Frame 1 (no input): blank canvas, image omitted
Frame 60 (the mouse pressed at the canvas centre just before this capture): blank canvas, image omitted
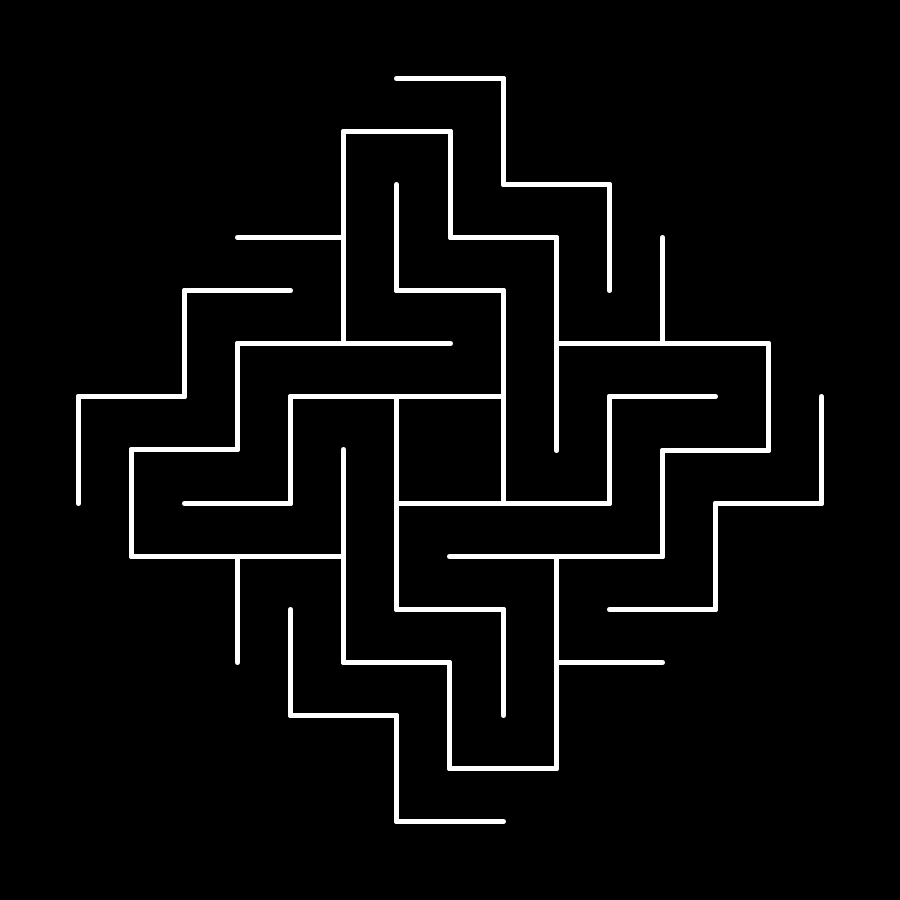
Frame 120 (the mouse held since frame 60 and released just before this capture)

The Processing sketch whose frames 1 and 60 were blank and that drew this single picture after the mouse press (run headless with seeded random() and noise(); from frame 60 on, the mouse is pressed at the canvas centre):

// Processing sketch: Perlin_map_simetria_2
// ── Perlin_map_simetria_2.pde
Objeto o;
float timer = 0;
int ta;

void setup() {
  size (900,900);
  //fullScreen();
  ta = 0;
  o = new Objeto(ta,2);
  o.calcxy();
}

void draw() {
  bg();
  if(timer >= 60) {
    //ta = int(random(3,5));
    ta = 4;
    o = new Objeto(ta,2);
    o.calcOrientation();
    o.calcxy();
    timer = 0;
  }
  timer += 1;
  
  //translate(0,0);
  translate(width/2,height/2);
  rotate(PI/4);
  o.display();
}

void bg() {
  pushMatrix();
  noStroke();
  fill(0);
  rect(0,0,width, height);
  popMatrix();
}

// ── Class.pde
class Objeto {
  int tileAmount;
  int margin;
  float tileSize;
  int numLength;
  
  float[] orientation;
  float[] xvet;
  float[] yvet;


  Objeto(int ta, int marg) {
    tileAmount = ta;
    margin = marg;
    tileSize = width/2 / (tileAmount + margin);
    numLength = tileAmount;
    orientation = new float[tileAmount*tileAmount];
    xvet = new float[tileAmount];
    yvet = new float[tileAmount];

  }

  void display() {
    pushMatrix();
    strokeWeight(5);
    int index = 0;
    for (int j = 0; j < tileAmount; j ++) {
      for (int i = 0; i < tileAmount; i++) {
        stroke(255);
        tile(xvet[i], yvet[j], orientation[index]);
        index++;
      }
    }

    index = 0;
    rotate(radians(90));
    for (int j = 0; j < tileAmount; j ++) {
      for (int i = 0; i < tileAmount; i++) {
        stroke(255);
        tile(xvet[i], yvet[j], orientation[index]);
        index++;
      }
    }

    index = 0;
    rotate(radians(90));
    for (int j = 0; j < tileAmount; j ++) {
      for (int i = 0; i < tileAmount; i++) {
        stroke(255);
        tile(xvet[i], yvet[j], orientation[index]);
        index++;
      }
    }

    index = 0;
    rotate(radians(90));
    for (int j = 0; j < tileAmount; j ++) {
      for (int i = 0; i < tileAmount; i++) {
        stroke(255);
        tile(xvet[i], yvet[j], orientation[index]);
        index++;
      }
    }
    popMatrix();
  }

  void tile(float x, float y, float ori) {
    if (ori > 0) {
      line (x-tileSize/2, y-tileSize/2, x+tileSize/2, y+tileSize/2);
    } else {
      line (x+tileSize/2, y-tileSize/2, x-tileSize/2, y+tileSize/2);
    }
    
    //if (ori > 0) {
    //  line (x-tileSize/2, y-tileSize/2, x+tileSize/2, y-tileSize/2);
    //} else {
    //  line (x-tileSize/2, y-tileSize, x-tileSize/2, y+tileSize/2);
    //}
  }
  
  void calcxy() {
    for (int j = 0; j < tileAmount; j++) {
      yvet[j] = (tileSize*margin)-(tileSize*1.5)+(j*tileSize);
      for (int i = 0; i < tileAmount; i++) {
        xvet[i] = (tileSize*margin)-(tileSize*1.5)+(i*tileSize);
      }
    }
  }
  
  void calcOrientation() {
    for (int i = 0; i < orientation.length; i++) {
      orientation[i] = random(-1,1);
      orientation[0] = -1;
      if(i!=0 && i%2==0) {
        orientation[i] = 1;
      }
    }
  }
  
}
